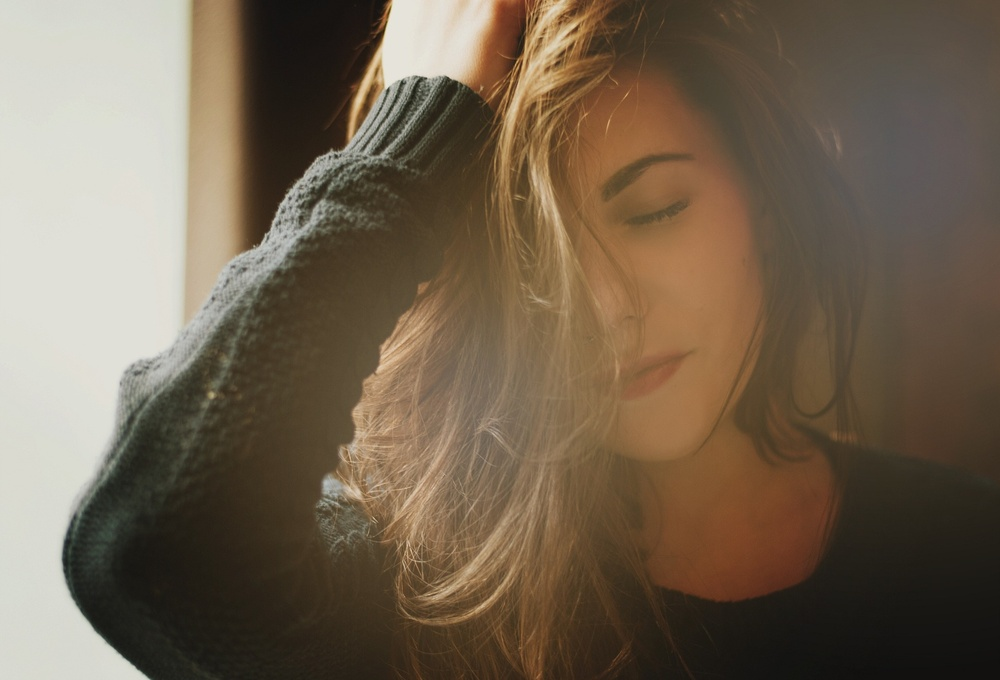
#> input picture Histogram/images/morning.jpg, 1000 x 680 px, shrunk from 1920 x 1305 before the run, found by its file name
$ python example.py
#> lines starting #> are read from the running program, lines starting #| are printed output that depends on the picture
import cv2
import matplotlib.pyplot as plt
import numpy as np
# img = cv2.imread(r'C:\Users\R9000X\Desktop\mountains.jpg', 0)  # 读取图片
# plt.hist(img.ravel(), 256)  # 直方图函数，输入为一维数据
# plt.show()

def cv_show(img, name):
    cv2.imshow(name, img)
    cv2.waitKey(0)  # 等待输入任意键，注意必须是英文
    cv2.destroyAllWindow()

img = cv2.imread(r'images\morning.jpg', 0)  # 灰度图
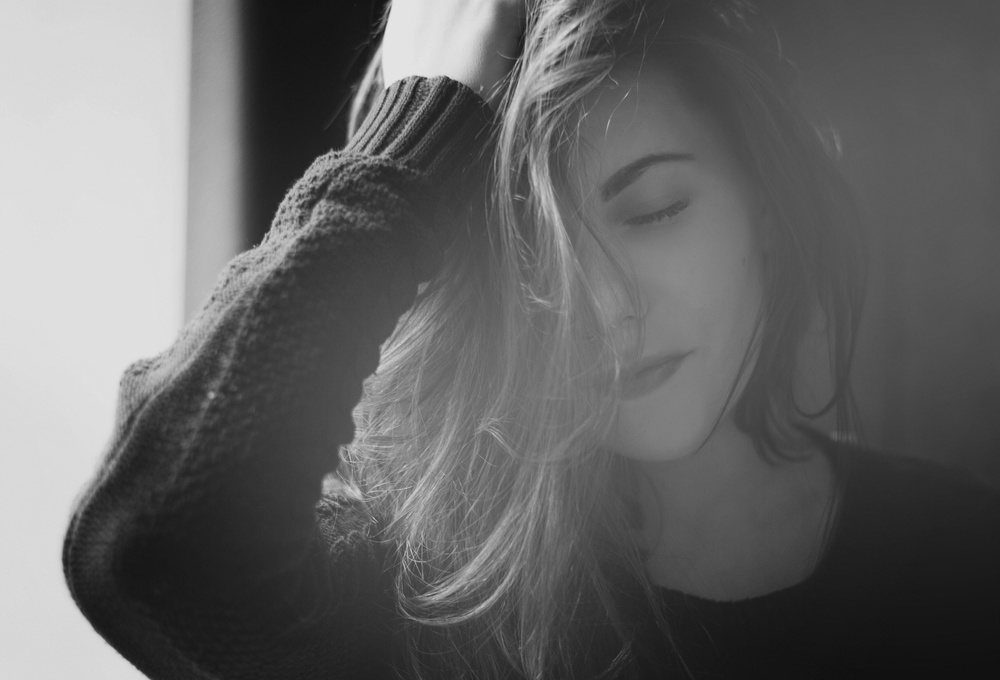
#> img: shape (680, 1000); min 15, max 232, mean 101.5
# print(type(img))
plt.hist(img.ravel(), 256)
plt.show()
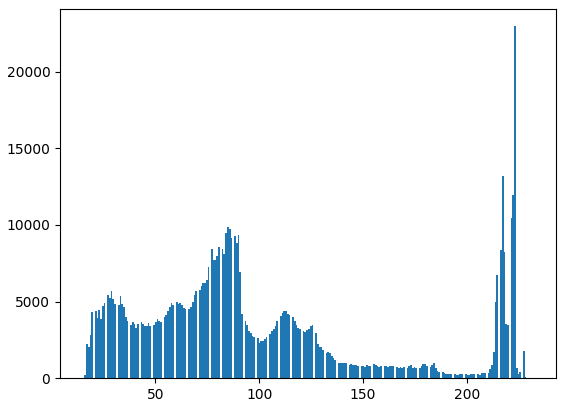
#> figure drawn by matplotlib, 1 panel; tallest bar 22960 high, from x = 222.7 to 223.5

equ = cv2.equalizeHist(img)  # 均衡化
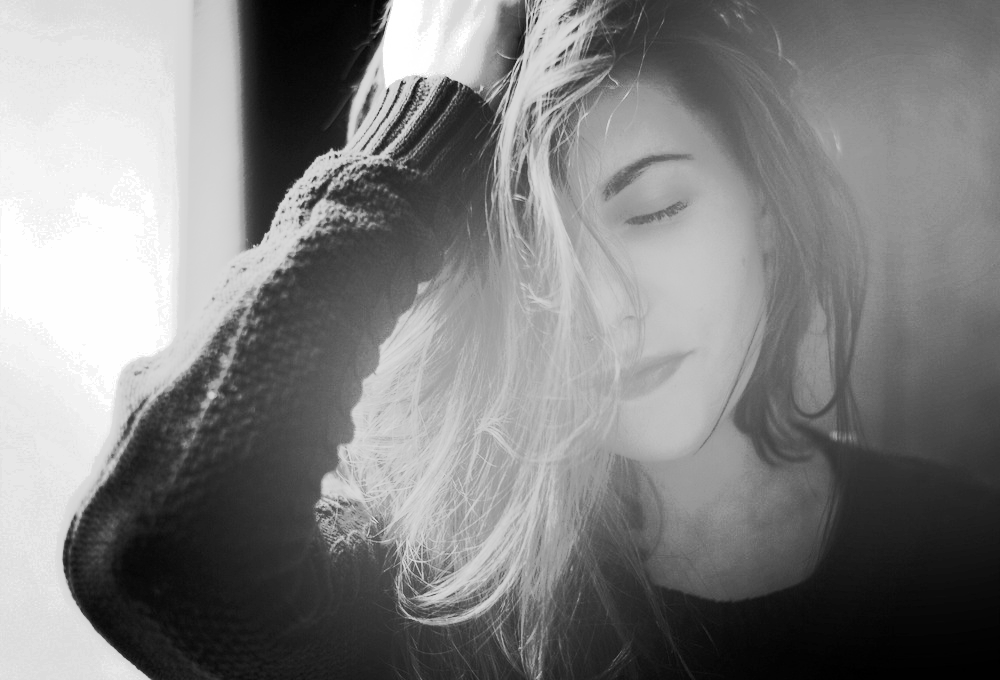
#> equ: shape (680, 1000); min 0, max 255, mean 128.6
print(equ)
#> (printed output is left out)
plt.hist(equ.ravel(), 256)  # 显示均衡化后的直方图
plt.show()
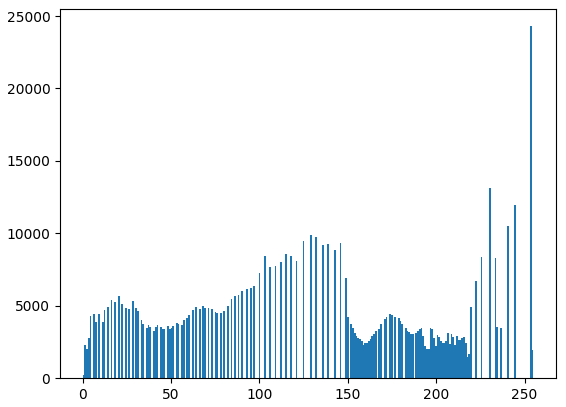
#> figure drawn by matplotlib, 1 panel; tallest bar 24299 high, from x = 253 to 254

res = np.hstack((img, equ))  # 显示原图和均衡化后图片
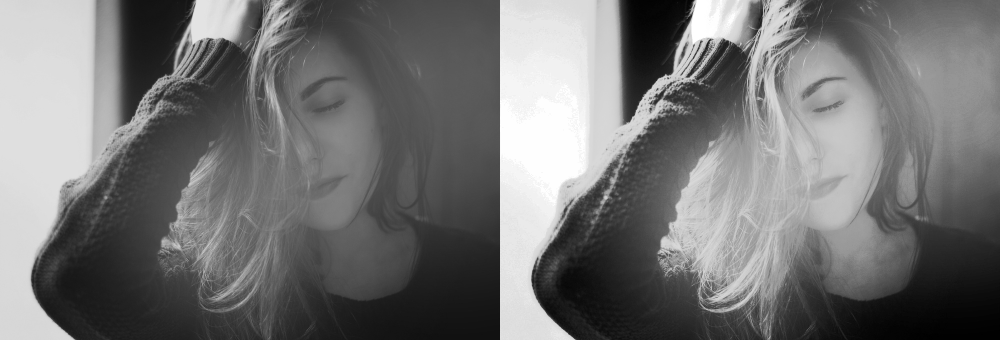
#> res: shape (680, 2000) (shown at 1/2 size); min 0, max 255, mean 115
cv_show(res, 'res')
#> (the run stopped early here; a loop or call above may not have finished)
